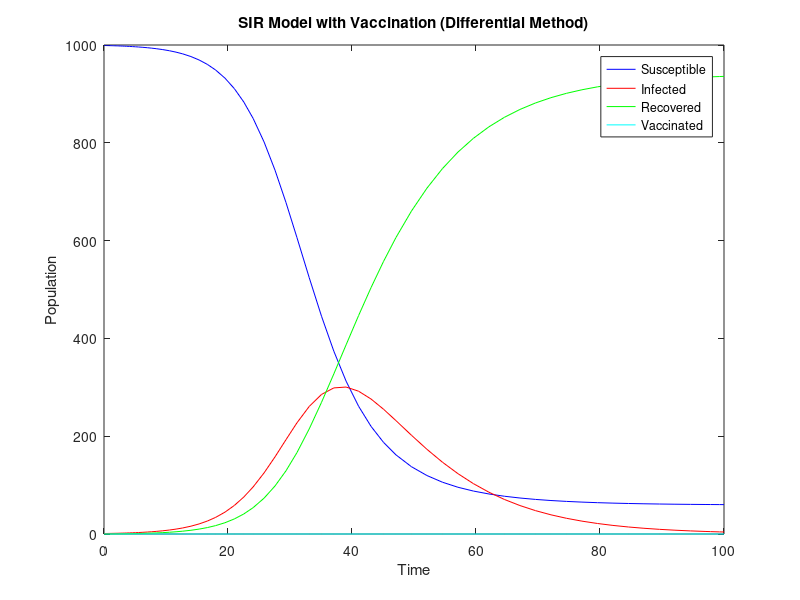

Write MATLAB code to recreate this figure.
%% Difference
% 초기 설정
N = 1000;    % 총 인구수
I0 = 1;      % 초기 감염자 수
S0 = N - I0; % 초기 감수성 인구
R0 = 0;      % 초기 회복자 수
V0 = 10;      % 초기 백신 접종자 수
beta = 0.0003;  % 감염률
gamma = 0.1; % 회복률
delta = 0.5;% 백신 효과
dt = 0.01;    % 시간 간격
T = 100;     % 총 시뮬레이션 시간

% 초기값 할당
S = S0;
I = I0;
R = R0;
V = V0;

% 결과 저장을 위한 배열
S_vals = zeros(1, T/dt);
I_vals = zeros(1, T/dt);
R_vals = zeros(1, T/dt);
V_vals = zeros(1, T/dt);

% 시뮬레이션
for t = 1:T/dt
    S_new = S - beta * S * I * dt + gamma * V * dt;
    I_new = I + beta * S * I * dt - gamma * I * dt;
    R_new = R + gamma * I * dt + delta * V * dt;
    V_new = V - gamma * V * dt - delta * V * dt;

    S = S_new;
    I = I_new;
    R = R_new;
    V = V_new;
    
    S_vals(t) = S;
    I_vals(t) = I;
    R_vals(t) = R;
    V_vals(t) = V;
end

% 그래프 그리기
plot(0:dt:T-dt, S_vals, 'b', 0:dt:T-dt, I_vals, 'r', 0:dt:T-dt, R_vals, 'g', 0:dt:T-dt, V_vals, 'c')
legend('Susceptible', 'Infected', 'Recovered', 'Vaccinated')
xlabel('Time')
ylabel('Population')
title('SIR Model with Vaccination (Difference Method)')


%% Differential
% 초기 조건 및 파라미터
S0 = N - I0;
I0 = 1;
R0 = 0;
V0 = 0;
beta = 0.0003;
gamma = 0.1;
delta = 0.05;
T = 100; % 시뮬레이션 시간

% ODE 정의
function dYdt = sir_ode(t, Y, beta, gamma, delta)
    S = Y(1);
    I = Y(2);
    R = Y(3);
    V = Y(4);
    dSdt = -beta * S * I + gamma * V;
    dIdt = beta * S * I - gamma * I;
    dRdt = gamma * I + delta * V;
    dVdt = -gamma * V - delta * V;
    dYdt = [dSdt; dIdt; dRdt; dVdt];
end

% 초기값
Y0 = [S0; I0; R0; V0];

% ODE 풀기
[t, Y] = ode45(@(t, Y) sir_ode(t, Y, beta, gamma, delta), [0 T], Y0);

% 결과 그래프
plot(t, Y(:,1), 'b', t, Y(:,2), 'r', t, Y(:,3), 'g', t, Y(:,4), 'c')
legend('Susceptible', 'Infected', 'Recovered', 'Vaccinated')
xlabel('Time')
ylabel('Population')
title('SIR Model with Vaccination (Differential Method)')
